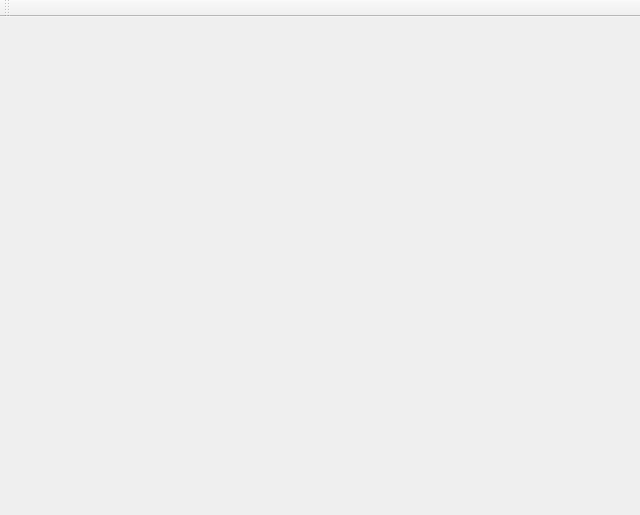
<?xml version="1.0" encoding="UTF-8"?>
<ui version="4.0">
 <class>MainWindow</class>
 <widget class="QMainWindow" name="MainWindow">
  <property name="geometry">
   <rect>
    <x>0</x>
    <y>0</y>
    <width>640</width>
    <height>515</height>
   </rect>
  </property>
  <property name="windowTitle">
   <string>MainWindow</string>
  </property>
  <widget class="QWidget" name="centralWidget">
   <property name="minimumSize">
    <size>
     <width>640</width>
     <height>480</height>
    </size>
   </property>
  </widget>
  <widget class="QMenuBar" name="menuBar">
   <property name="geometry">
    <rect>
     <x>0</x>
     <y>0</y>
     <width>640</width>
     <height>22</height>
    </rect>
   </property>
  </widget>
  <widget class="QToolBar" name="mainToolBar">
   <attribute name="toolBarArea">
    <enum>TopToolBarArea</enum>
   </attribute>
   <attribute name="toolBarBreak">
    <bool>false</bool>
   </attribute>
  </widget>
 </widget>
 <layoutdefault spacing="6" margin="11"/>
 <resources/>
 <connections/>
</ui>
